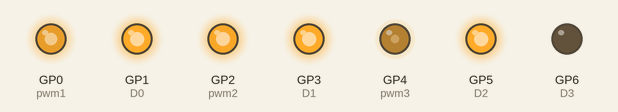
This program was run on a simulated Raspberry Pi Pico running MicroPython. Shown: output pins drawn as LEDs (lit = HIGH). Pins used as bus, display or sensor lines are not drawn.

Above: at 0.1 s.
At 0.3 s:
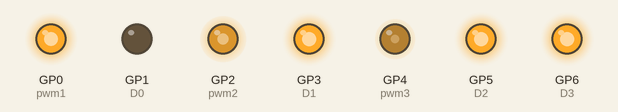
At 0.45 s:
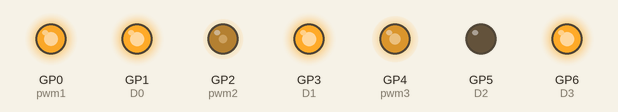
At 0.6 s:
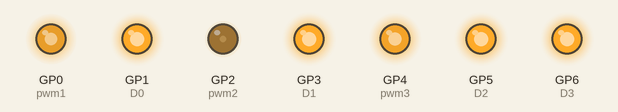
At 0.8 s:
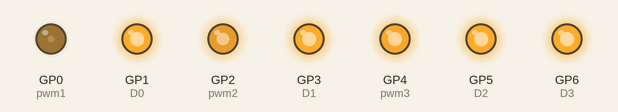
At 1.05 s:
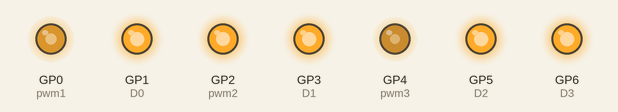
Timing chart, 0 to 3.0 s (numbered marks = the images above):
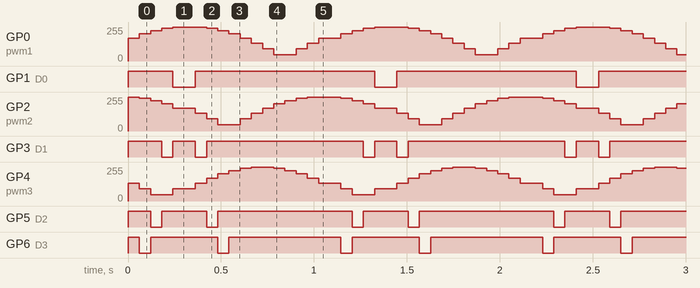

The program:

main.py
```python
from micropython import const
from machine import Pin, PWM
from utime import sleep_ms, sleep_us


sleep_time = const(60)


D0 = Pin(1, Pin.OUT)
D1 = Pin(3, Pin.OUT)
D2 = Pin(5, Pin.OUT)
D3 = Pin(6, Pin.OUT)
D4 = Pin(7, Pin.OUT)
D5 = Pin(8, Pin.OUT)
D6 = Pin(9, Pin.OUT)
D7 = Pin(10, Pin.OUT)

pwm1 = PWM(Pin(0))
pwm1.freq(9000)

pwm2 = PWM(Pin(2))
pwm2.freq(9000)

pwm3 = PWM(Pin(4))
pwm3.freq(9000)


r_duty = [12043, 23676, 34503, 44155, 52302, 58668, 63036, 65256, 65254, 63028, 58656, 52286, 44135, 34481, 23652, 12017]
g_duty = [58668, 63036, 65256, 65254, 63028, 58656, 52286, 44135, 34481, 23652, 12017, 12043, 23676, 34503, 44155, 52302]
b_duty = [58656, 52286, 44135, 34481, 23652, 12017, 12043, 23676, 34503, 44155, 52302, 58668, 63036, 65256, 65254, 63028]


def level(value):
    if(value == 8):
        D0.low()
        D1.high()
        D2.high()
        D3.high()
        D4.high()
        D5.high()
        D6.high()
        D7.high()

    elif(value == 7):
        D0.high()
        D1.low()
        D2.high()
        D3.high()
        D4.high()
        D5.high()
        D6.high()
        D7.high()

    elif(value == 6):
        D0.high()
        D1.high()
        D2.low()
        D3.high()
        D4.high()
        D5.high()
        D6.high()
        D7.high()

    elif(value == 5):
        D0.high()
        D1.high()
        D2.high()
        D3.low()
        D4.high()
        D5.high()
        D6.high()
        D7.high()

    elif(value == 4):
        D0.high()
        D1.high()
        D2.high()
        D3.high()
        D4.low()
        D5.high()
        D6.high()
        D7.high()

    elif(value == 3):
        D0.high()
        D1.high()
        D2.high()
        D3.high()
        D4.high()
        D5.low()
        D6.high()
        D7.high()

    elif(value == 2):
        D0.high()
        D1.high()
        D2.high()
        D3.high()
        D4.high()
        D5.high()
        D6.low()
        D7.high()

    elif(value == 1):
        D0.high()
        D1.high()
        D2.high()
        D3.high()
        D4.high()
        D5.high()
        D6.high()
        D7.low()

    else:
        D0.high()
        D1.high()
        D2.high()
        D3.high()
        D4.high()
        D5.high()
        D6.high()
        D7.high()


while(True):
    for i in range(4, 9, 1):
        level(i)
        pwm1.duty_u16(r_duty[(i - 1)])
        pwm2.duty_u16(g_duty[(i - 1)])
        pwm3.duty_u16(b_duty[(i - 1)])
        sleep_ms(sleep_time)

    for i in range(8, 4, -1):
        level(i)
        pwm1.duty_u16(r_duty[(15 - i)])
        pwm2.duty_u16(g_duty[(15 - i)])
        pwm3.duty_u16(b_duty[(15 - i)])
        sleep_ms(sleep_time)

    for i in range(4, -1, -1):
        level(i)
        pwm1.duty_u16(r_duty[(15 - i)])
        pwm2.duty_u16(g_duty[(15 - i)])
        pwm3.duty_u16(b_duty[(15 - i)])
        sleep_ms(sleep_time)

    for i in range(1, 5, 1):
        level(i)
        pwm1.duty_u16(r_duty[(i - 1)])
        pwm2.duty_u16(g_duty[(i - 1)])
        pwm3.duty_u16(b_duty[(i - 1)])
        sleep_ms(sleep_time)
```

Measured:
- by itself, GP1 (D0): repeats every 1.1 s: LOW 0.12 s, HIGH 0.96 s
- by itself, GP3 (D1): repeats every 1.1 s: LOW 0.06 s, HIGH 0.12 s, LOW 0.06 s, HIGH 0.84 s
- by itself, GP5 (D2): repeats every 1.1 s: LOW 0.06 s, HIGH 0.24 s, LOW 0.06 s, HIGH 0.72 s
- by itself, GP6 (D3): repeats every 1.1 s: LOW 0.06 s, HIGH 0.36 s, LOW 0.06 s, HIGH 0.60 s
- by itself, GP0 (pwm1): repeats every 1.1 s: 204/255 0.06 s, 228/255 0.06 s, 245/255 0.06 s, 254/255 0.18 s, 245/255 0.06 s, 228/255 0.06 s, 203/255 0.06 s, 172/255 0.06 s, 134/255 0.06 s, 92/255 0.06 s, 47/255 0.12 s, 92/255 0.06 s, 134/255 0.06 s, 172/255 0.12 s
- by itself, GP2 (pwm2): repeats every 1.1 s: 245/255 0.06 s, 228/255 0.06 s, 203/255 0.06 s, 172/255 0.12 s, 134/255 0.06 s, 92/255 0.06 s, 47/255 0.12 s, 92/255 0.06 s, 134/255 0.06 s, 172/255 0.06 s, 204/255 0.06 s, 228/255 0.06 s, 245/255 0.06 s, 254/255 0.18 s
